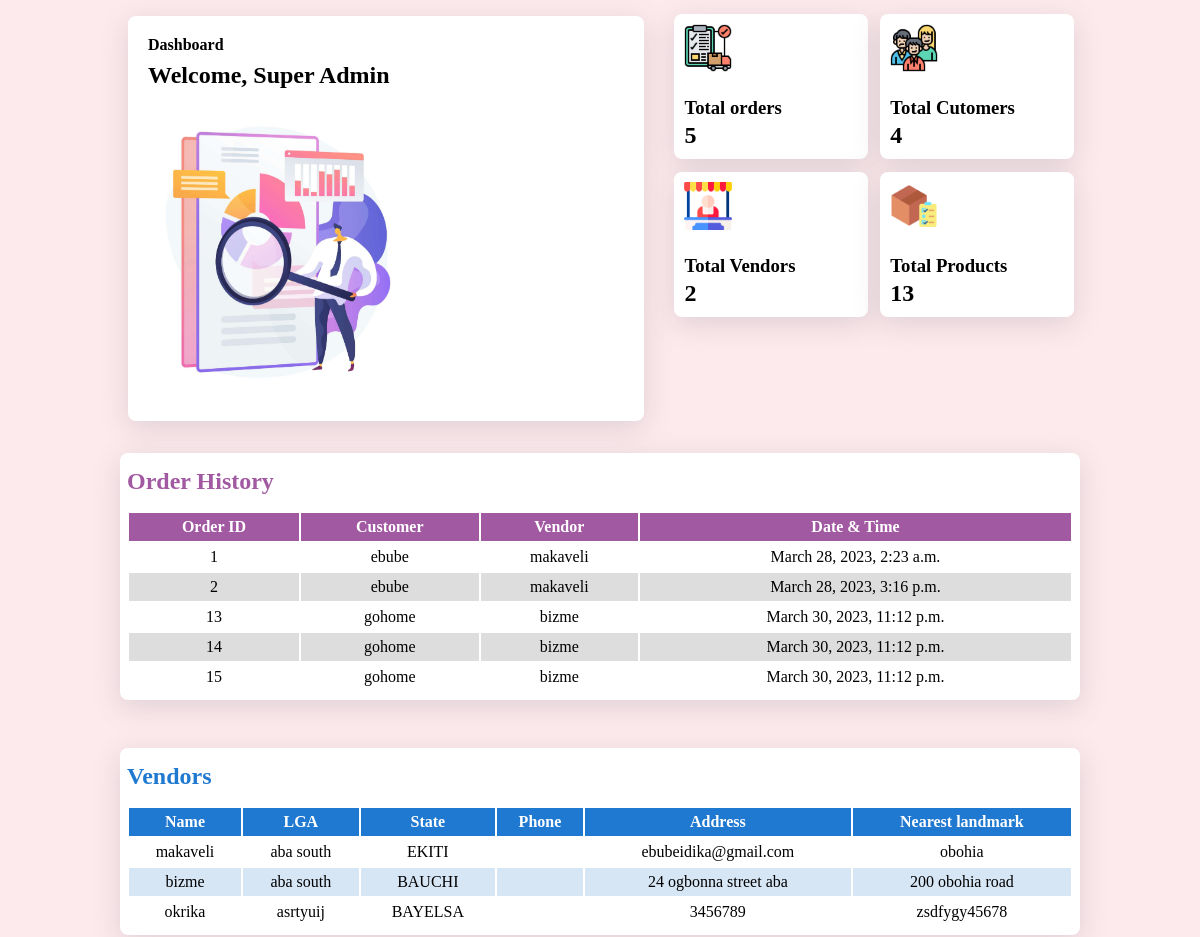
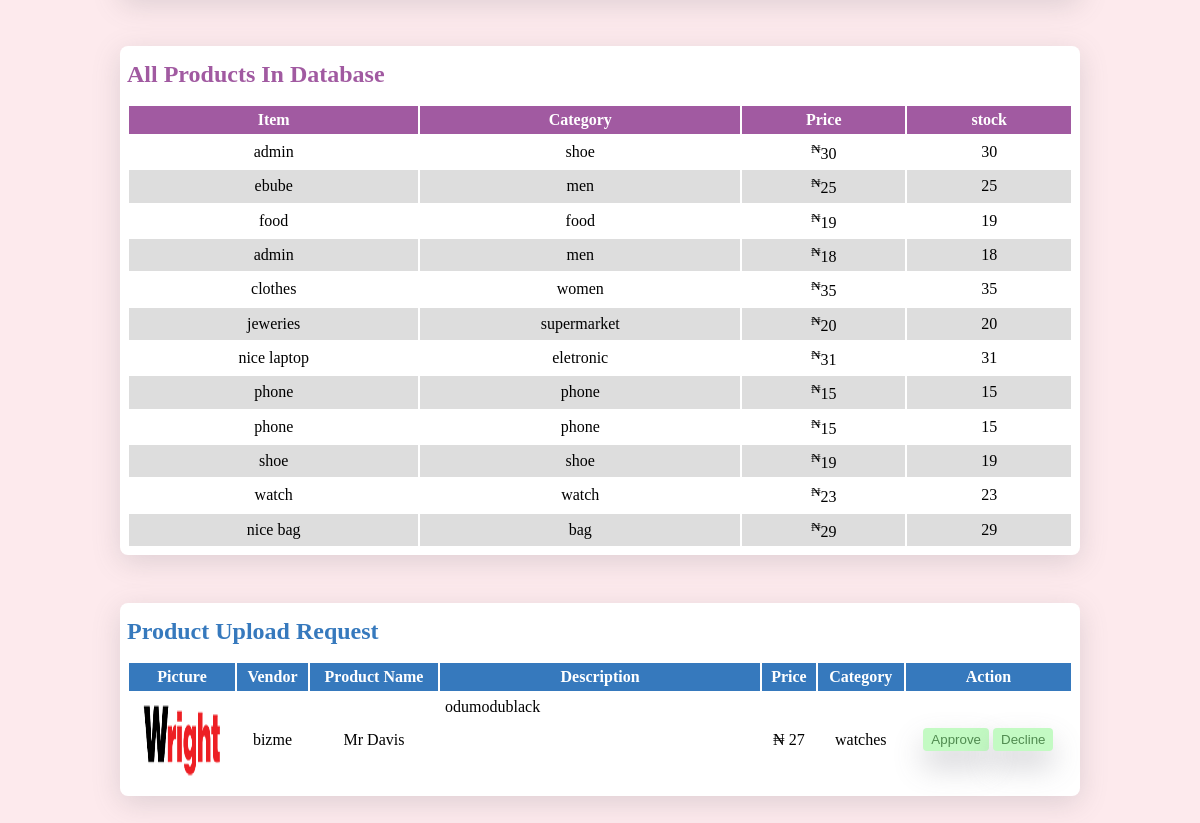
The app's page /user/super_admin/ (signed in) with its own data (2 pictures, top to bottom).
### products/models.py (models this page shows, shortened)
class Order(models.Model):
    user = models.ForeignKey(User, on_delete=models.CASCADE)
    store = models.ForeignKey(Vendor, on_delete=models.CASCADE, related_name='orders')
    image=models.ImageField(null=True)
    name=models.CharField(max_length=100,null=True)
    quantity=models.IntegerField(null=True)
    price=models.IntegerField(null=True)
    shipping_address = models.TextField()
    total_cost = models.DecimalField(max_digits=10, decimal_places=2)
    ordered_date = models.DateTimeField(auto_now_add=True)

class Products(models.Model):
    category=models.CharField(max_length=100,choices=choose)
    status=models.CharField(max_length=100,choices=g_status)
    name=models.CharField(max_length=100)
    sales=models.IntegerField()
    stock=models.IntegerField()
    price=models.IntegerField()
    store_name=models.ForeignKey(Vendor,on_delete=models.CASCADE)
    image=models.ImageField()
    description=models.TextField()

### user/models.py (models this page shows)
class Vendor(models.Model):
    bussiness_name=models.CharField(max_length=100)
    image=models.ImageField(upload_to="profile_pics",null=True)
    user=models.ForeignKey(User,on_delete=models.CASCADE,null=True)
    bussiness_address=models.CharField(max_length=100)
    phone_number=models.IntegerField()
    Cac=models.IntegerField()
    nearest_landmark=models.CharField(max_length=100)
    state=models.CharField(max_length=100, choices=choose)
    lga=models.CharField(max_length=100,null=True)
    def __str__(self):
        return self.bussiness_name

### user/decorators.py (the view, shortened to what this page needs)
        def wrapper(request, *args, **kwargs):
            if request.user.is_authenticated:
                if request.user.groups.filter(name__in=groups).exists():
                    return view_func(request, *args, **kwargs)
            else:
                return redirect('login')

### user/templates/user/superAdmin.html (shortened to what this page needs)
<!DOCTYPE html>
<html lang="en">
<head>
    {% load static %}
    <link rel="stylesheet" href="{% static 'user/superAdmin.css'%}">
</head>
<body>
    <div class="intro">
        <h4>Dashboard</h4>
        <h2>Welcome, Super Admin</h2>
        <img src="{% static 'user/img/dashboard2.jpg'%}" alt="">
    </div>
    <div class="smallBoxCont">
        <div class="smallBox">
            <img src="{% static 'user/img/cargo.png'%}" alt="">
            <h3>Total orders</h3>
            <h2>{{total}}</h2>
        </div>
        <div class="smallBox">
            <img src="{% static 'user/img/rating.png'%}" alt="">
            <h3>Total Cutomers</h3>
            <h2>{{customer_users_count}}</h2>
        </div>
        <div class="smallBox">
            <img src="{% static 'user/img/vendor.png'%}" alt="">
            <h3>Total Vendors</h3>
            <h2>{{vendor_users_count}}</h2>
        </div>
        <div class="smallBox">
            <img src="{% static 'user/img/box.png'%}" alt="">
            <h3>Total Products</h3>
            <h2>{{ptotal}}</h2>
        </div>
    </div>
    <div class="tableCont">
        <h2>Order History</h2>
        <table>
            <tr>
                <th>Order ID</th>
                <th>Customer</th>
                <th>Vendor</th>
                <th>Date & Time</th>
            </tr>
            {% for orders in order%}
            <tr>
                <td>{{orders.id}}</td>
                <td>{{orders.user}}</td>
                <td>{{orders.store}}</td>
                <td>{{orders.ordered_date}}</td>
            </tr>
            {% endfor %}
        </table>
    </div>
    <div class="vendorTableCont" id="desktopVendor" style="margin-top: 3rem;">
        <h2>Vendors</h2>
        <table>
            <tr>
                <th>Name</th>
                <th>LGA</th>
                <th>State</th>
                <th>Phone</th>
                <th colspan="2">Address</th>
                <th>Nearest landmark</th>
            </tr>
            {% for vendor in vendors %}
            <tr>
                <td>{{vendor.bussiness_name}}</td>
                <td>{{vendor.lga}}</td>
                <td>{{vendor.state}}</td>
                <td>{{vendor.phone}}</td>
                <td colspan="2">{{vendor.bussiness_address}}</td>
                <td>{{vendor.nearest_landmark}}</td>
            </tr>
            {% endfor %}
        </table>
    </div>
    <div class="tableCont" style=" margin-bottom: 3rem">
        <h2>All Products In Database</h2>
        <table>
            <tr>
                <th>Item</th>
                <th>Category</th>
                <th>Price</th>
                <th>stock</th>
            </tr>
            {% for aprod in aproducts %}
            <tr>
                <td>{{aprod.name}}</td>
                <td>{{aprod.category}}</td>
                <td><sup>&#8358</sup>{{aprod.price}}</td>
                <td>{{aprod.price}}</td>
            </tr>
            {% endfor %}
        </table>
    </div>
    <div class="uploadReqTableCont" id="desktopUpload" style="margin-bottom: 3rem;" >
        <h2>Product Upload Request</h2>
        <table>
            <tr>
                <th>Picture</th>
                <th>Vendor</th>
                <th>Product Name</th>
                <th colspan="1" width="40%">Description</th>
                <th>Price</th>
                <th>Category</th>
                <th colspan="2">Action</th>
            </tr>
            {% for prod in products %}
            <tr>
                <td><img src="{{prod.image.url}}" alt=""></td>
                <td>{{prod.store_name}}</td>
                <td>{{prod.name}}</td>
                <td colspan="1" width="30%" >
                    {{prod.description}}
                </td>
                <td>&#8358 {{prod.price}}</td>
                <td>watches</td>
                <td colspan="2"><a href="{% url 'status' prod.pk %}"><button>Approve</button></a>
                    <a  href="{% url 'remove' prod.pk %}"><button>Decline</button></a>
                </td>
            </tr>
            {% endfor %}
        </table>
    </div>
</body>
</html>

### user/static/user/superAdmin.css (style rules this page uses)
* { padding: 0; text-decoration: none; margin: 0; list-style: none; box-sizing: border-box; }
body { background: rgb(253, 234, 237); }
html { scroll-behavior: smooth; }
.intro { width: 90%; height: auto; margin: 1.5rem auto; padding: 20px; padding-bottom: 0px; background: white; overflow: hidden; box-shadow: rgba(100, 100, 111, 0.2) 0px 7px 29px 0px; border-radius: 8px; }
.intro h2 { margin-top: 0.5rem; }
.intro img { width: 75%; height: 14rem; margin-top: 0.5rem; margin-left: -1rem; }
.smallBoxCont { width: 90%; margin: .5rem auto; margin-bottom: 2rem; }
.smallBox { height: auto; padding: 10px; background: white; width: 46%; float: left; margin: .4rem; box-shadow: rgba(100, 100, 111, 0.2) 0px 7px 29px 0px; border-radius: 8px; }
.smallBox img { width: 3rem; height: 3rem; margin-bottom: 1.3rem; }
.smallBox h3 { margin-bottom: .2rem; }
.tableCont { width: 90%; margin: auto; margin-top: 1rem; height: auto; background: white; padding: 7px; box-shadow: rgba(100, 100, 111, 0.2) 0px 7px 29px 0px; border-radius: 8px; clear: both; position: relative; top: 1rem; }
.tableCont h2 { margin-top: .5rem; color: rgb(161, 90, 161); }
table { width: 100%; height: auto; margin-top: 1rem; }
table tr:nth-child(odd) { background: #ddd; }
table tr:nth-child(1) { background: rgb(161, 90, 161); color: white; }
table tr th { padding: 5px; text-align: center; }
table tr td { padding: 5px; text-align: center; }
.vendorTableCont { width: 90%; margin: auto; margin-top: 1rem; height: auto; background: white; padding: 7px; box-shadow: rgba(100, 100, 111, 0.2) 0px 7px 29px 0px; border-radius: 8px; clear: both; position: relative; top: 1rem; }
.vendorTableCont h2 { margin-top: .5rem; color: rgb(32, 121, 209); }
.vendorTableCont table tr:nth-child(1) { background: rgb(32, 121, 209); color: white; }
.vendorTableCont tr td:nth-child(4) { display: flex; justify-content: flex-start; }
.vendorTableCont tr:nth-child(odd) { background: rgb(215, 230, 245); }
.uploadReqTableCont { width: 90%; margin: auto; margin-top: 1rem; height: auto; background: white; padding: 7px; box-shadow: rgba(100, 100, 111, 0.2) 0px 7px 29px 0px; border-radius: 8px; clear: both; position: relative; top: 1rem; }
.uploadReqTableCont h2 { margin-top: .5rem; color: rgb(32, 202, 108); }
.uploadReqTableCont table tr:nth-child(1) { background: rgb(32, 202, 108); color: white; }
.uploadReqTableCont tr td:nth-child(4) { display: flex; justify-content: flex-start; }
.uploadReqTableCont tr:nth-child(odd) { background: rgb(193, 252, 193); }
.uploadReqTableCont tr:nth-child(even) button { box-shadow: rgba(100, 100, 111, 0.3) 0px 15px 30px 0px; }
@media screen and (min-width: 600px) { .intro { float: left; width: 43%; margin: 1rem 8rem; margin-right: 1.5rem; } }
@media screen and (min-width: 600px) { .intro img { width: 60%; height: 20rem; } }
@media screen and (min-width: 600px) { .smallBoxCont { width: 35%; float: left; } }
@media screen and (min-width: 600px) { .tableCont { margin-top: 3rem; width: 80%; } }
@media screen and (min-width: 600px) { #desktopVendor table tr td { text-align: center; } }
@media screen and (min-width: 600px) { #desktopVendor { width: 80%; } }
@media screen and (min-width: 600px) { #desktopUpload { margin-top: 3rem; width: 80%; } }
@media screen and (min-width: 600px) { #desktopUpload table td img { width: 5rem; height: 5rem; } }
@media screen and (min-width: 600px) { #desktopUpload table td:nth-child(4) { width: 20rem; height: auto; text-align: center; } }
@media screen and (min-width: 600px) { #desktopUpload table th:nth-child(4) { width: 5rem; height: auto; text-align: center; } }
@media screen and (min-width: 600px) { .uploadReqTableCont tr td:nth-child(7) button:nth-child(1) { background: rgb(195, 250, 195); color: rgb(80, 139, 80); border: none; padding: 4px 8px; border-radius: 4px; } }
@media screen and (min-width: 600px) { .uploadReqTableCont tr th { background: rgb(54, 121, 189); } }
@media screen and (min-width: 600px) { .uploadReqTableCont h2 { color: rgb(54, 121, 189); } }
@media screen and (min-width: 600px) { .uploadReqTableCont tr:nth-child(odd) { background: rgb(201, 225, 248); } }

### records on screen
Order: id "1", user "ebube", store "makaveli", ordered_date "March 28, 2023, 2:23 a.m."
Order: id "2", user "ebube", store "makaveli", ordered_date "March 28, 2023, 3:16 p.m."
Order: id "13", user "gohome", store "bizme", ordered_date "March 30, 2023, 11:12 p.m."
Order: id "14", user "gohome", store "bizme", ordered_date "March 30, 2023, 11:12 p.m."
Order: id "15", user "gohome", store "bizme", ordered_date "March 30, 2023, 11:12 p.m."
Vendor: bussiness_name "makaveli", lga "aba south", state "EKITI", bussiness_address "ebubeidika@gmail.com", nearest_landmark "obohia"
Vendor: bussiness_name "bizme", lga "aba south", state "BAUCHI", bussiness_address "24 ogbonna street aba", nearest_landmark "200 obohia road"
Vendor: bussiness_name "okrika", lga "asrtyuij", state "BAYELSA", bussiness_address "3456789", nearest_landmark "zsdfygy45678"
Products: name "admin", category "shoe", price "30"
Products: name "ebube", category "men", price "25"
Products: name "food", category "food", price "19"
Products: name "admin", category "men", price "18"
Products: name "clothes", category "women", price "35"
Products: name "jeweries", category "supermarket", price "20"
Products: name "nice laptop", category "eletronic", price "31"
Products: name "phone", category "phone", price "15"
Products: name "phone", category "phone", price "15"
Products: name "shoe", category "shoe", price "19"
Products: name "watch", category "watch", price "23"
Products: name "nice bag", category "bag", price "29"
Products: image (picture), store_name "bizme", name "Mr Davis", description "odumodublack", price "27"

### other values on screen
{{ total }} "5"
{{ customer_users_count }} "4"
{{ vendor_users_count }} "2"
{{ ptotal }} "13"
